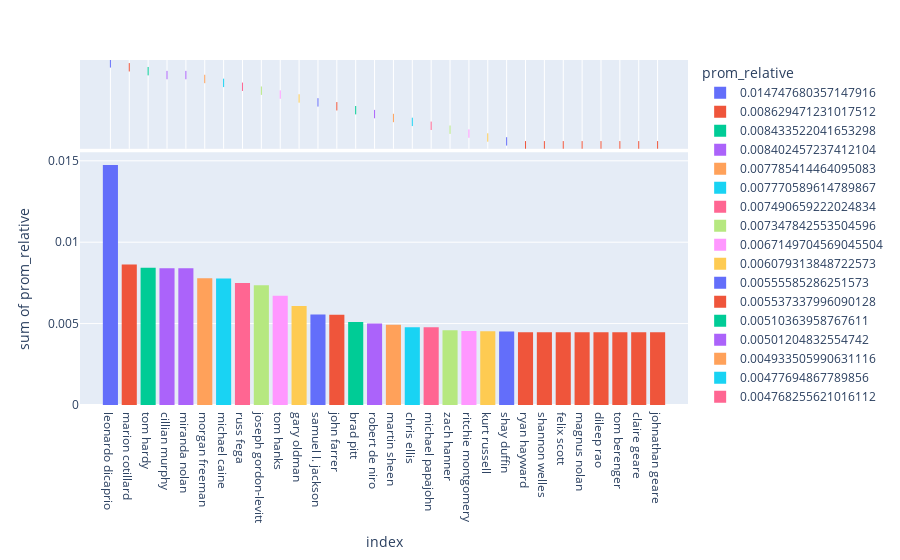

Notebook cell for this chart:
### Code cell
graf_actores(df)

### Figure 1 — Plotly figure (JSON) as saved in the notebook; plotly's stock layout.template omitted (floating-point values rounded to 4 significant figures)
{"data": [{"alignmentgroup": "True", "bingroup": "x", "histfunc": "sum", "hovertemplate": "prom_relative=0.014747680357147916<br>index=%{x}<br>sum of prom_relative=%{y}<extra></extra>", "legendgroup": "0.014747680357147916", "marker": {"color": "#636efa", "pattern": {"shape": ""}}, "name": "0.014747680357147916", "offsetgroup": "0.014747680357147916", "orientation": "v", "showlegend": true, "type": "histogram", "x": ["leonardo dicaprio"], "xaxis": "x", "y": [0.01475], "yaxis": "y"}, {"alignmentgroup": "True", "boxpoints": "all", "fillcolor": "rgba(255,255,255,0)", "hoveron": "points", "hovertemplate": "prom_relative=0.014747680357147916<br>index=%{x}<extra></extra>", "jitter": 0, "legendgroup": "0.014747680357147916", "line": {"color": "rgba(255,255,255,0)"}, "marker": {"color": "#636efa", "symbol": "line-ns-open"}, "name": "0.014747680357147916", "offsetgroup": "0.014747680357147916", "showlegend": false, "type": "box", "x": ["leonardo dicaprio"], "xaxis": "x2", "yaxis": "y2"}, {"alignmentgroup": "True", "bingroup": "x", "histfunc": "sum", "hovertemplate": "prom_relative=0.008629471231017512<br>index=%{x}<br>sum of prom_relative=%{y}<extra></extra>", "legendgroup": "0.008629471231017512", "marker": {"color": "#EF553B", "pattern": {"shape": ""}}, "name": "0.008629471231017512", "offsetgroup": "0.008629471231017512", "orientation": "v", "showlegend": true, "type": "histogram", "x": ["marion cotillard"], "xaxis": "x", "y": [0.008629], "yaxis": "y"}, {"alignmentgroup": "True", "boxpoints": "all", "fillcolor": "rgba(255,255,255,0)", "hoveron": "points", "hovertemplate": "prom_relative=0.008629471231017512<br>index=%{x}<extra></extra>", "jitter": 0, "legendgroup": "0.008629471231017512", "line": {"color": "rgba(255,255,255,0)"}, "marker": {"color": "#EF553B", "symbol": "line-ns-open"}, "name": "0.008629471231017512", "offsetgroup": "0.008629471231017512", "showlegend": false, "type": "box", "x": ["marion cotillard"], "xaxis": "x2", "yaxis": "y2"}, {"alignmentgroup": "True", "bingroup": "x", "histfunc": "sum", "hovertemplate": "prom_relative=0.008433522041653298<br>index=%{x}<br>sum of prom_relative=%{y}<extra></extra>", "legendgroup": "0.008433522041653298", "marker": {"color": "#00cc96", "pattern": {"shape": ""}}, "name": "0.008433522041653298", "offsetgroup": "0.008433522041653298", "orientation": "v", "showlegend": true, "type": "histogram", "x": ["tom hardy"], "xaxis": "x", "y": [0.008434], "yaxis": "y"}, {"alignmentgroup": "True", "boxpoints": "all", "fillcolor": "rgba(255,255,255,0)", "hoveron": "points", "hovertemplate": "prom_relative=0.008433522041653298<br>index=%{x}<extra></extra>", "jitter": 0, "legendgroup": "0.008433522041653298", "line": {"color": "rgba(255,255,255,0)"}, "marker": {"color": "#00cc96", "symbol": "line-ns-open"}, "name": "0.008433522041653298", "offsetgroup": "0.008433522041653298", "showlegend": false, "type": "box", "x": ["tom hardy"], "xaxis": "x2", "yaxis": "y2"}, {"alignmentgroup": "True", "bingroup": "x", "histfunc": "sum", "hovertemplate": "prom_relative=0.008402457237412104<br>index=%{x}<br>sum of prom_relative=%{y}<extra></extra>", "legendgroup": "0.008402457237412104", "marker": {"color": "#ab63fa", "pattern": {"shape": ""}}, "name": "0.008402457237412104", "offsetgroup": "0.008402457237412104", "orientation": "v", "showlegend": true, "type": "histogram", "x": ["cillian murphy", "miranda nolan"], "xaxis": "x", "y": [0.008402, 0.008402], "yaxis": "y"}, {"alignmentgroup": "True", "boxpoints": "all", "fillcolor": "rgba(255,255,255,0)", "hoveron": "points", "hovertemplate": "prom_relative=0.008402457237412104<br>index=%{x}<extra></extra>", "jitter": 0, "legendgroup": "0.008402457237412104", "line": {"color": "rgba(255,255,255,0)"}, "marker": {"color": "#ab63fa", "symbol": "line-ns-open"}, "name": "0.008402457237412104", "offsetgroup": "0.008402457237412104", "showlegend": false, "type": "box", "x": ["cillian murphy", "miranda nolan"], "xaxis": "x2", "yaxis": "y2"}, {"alignmentgroup": "True", "bingroup": "x", "histfunc": "sum", "hovertemplate": "prom_relative=0.007785414464095083<br>index=%{x}<br>sum of prom_relative=%{y}<extra></extra>", "legendgroup": "0.007785414464095083", "marker": {"color": "#FFA15A", "pattern": {"shape": ""}}, "name": "0.007785414464095083", "offsetgroup": "0.007785414464095083", "orientation": "v", "showlegend": true, "type": "histogram", "x": ["morgan freeman"], "xaxis": "x", "y": [0.007785], "yaxis": "y"}, {"alignmentgroup": "True", "boxpoints": "all", "fillcolor": "rgba(255,255,255,0)", "hoveron": "points", "hovertemplate": "prom_relative=0.007785414464095083<br>index=%{x}<extra></extra>", "jitter": 0, "legendgroup": "0.007785414464095083", "line": {"color": "rgba(255,255,255,0)"}, "marker": {"color": "#FFA15A", "symbol": "line-ns-open"}, "name": "0.007785414464095083", "offsetgroup": "0.007785414464095083", "showlegend": false, "type": "box", "x": ["morgan freeman"], "xaxis": "x2", "yaxis": "y2"}, {"alignmentgroup": "True", "bingroup": "x", "histfunc": "sum", "hovertemplate": "prom_relative=0.007770589614789867<br>index=%{x}<br>sum of prom_relative=%{y}<extra></extra>", "legendgroup": "0.007770589614789867", "marker": {"color": "#19d3f3", "pattern": {"shape": ""}}, "name": "0.007770589614789867", "offsetgroup": "0.007770589614789867", "orientation": "v", "showlegend": true, "type": "histogram", "x": ["michael caine"], "xaxis": "x", "y": [0.007771], "yaxis": "y"}, {"alignmentgroup": "True", "boxpoints": "all", "fillcolor": "rgba(255,255,255,0)", "hoveron": "points", "hovertemplate": "prom_relative=0.007770589614789867<br>index=%{x}<extra></extra>", "jitter": 0, "legendgroup": "0.007770589614789867", "line": {"color": "rgba(255,255,255,0)"}, "marker": {"color": "#19d3f3", "symbol": "line-ns-open"}, "name": "0.007770589614789867", "offsetgroup": "0.007770589614789867", "showlegend": false, "type": "box", "x": ["michael caine"], "xaxis": "x2", "yaxis": "y2"}, {"alignmentgroup": "True", "bingroup": "x", "histfunc": "sum", "hovertemplate": "prom_relative=0.007490659222024834<br>index=%{x}<br>sum of prom_relative=%{y}<extra></extra>", "legendgroup": "0.007490659222024834", "marker": {"color": "#FF6692", "pattern": {"shape": ""}}, "name": "0.007490659222024834", "offsetgroup": "0.007490659222024834", "orientation": "v", "showlegend": true, "type": "histogram", "x": ["russ fega"], "xaxis": "x", "y": [0.007491], "yaxis": "y"}, {"alignmentgroup": "True", "boxpoints": "all", "fillcolor": "rgba(255,255,255,0)", "hoveron": "points", "hovertemplate": "prom_relative=0.007490659222024834<br>index=%{x}<extra></extra>", "jitter": 0, "legendgroup": "0.007490659222024834", "line": {"color": "rgba(255,255,255,0)"}, "marker": {"color": "#FF6692", "symbol": "line-ns-open"}, "name": "0.007490659222024834", "offsetgroup": "0.007490659222024834", "showlegend": false, "type": "box", "x": ["russ fega"], "xaxis": "x2", "yaxis": "y2"}, {"alignmentgroup": "True", "bingroup": "x", "histfunc": "sum", "hovertemplate": "prom_relative=0.007347842553504596<br>index=%{x}<br>sum of prom_relative=%{y}<extra></extra>", "legendgroup": "0.007347842553504596", "marker": {"color": "#B6E880", "pattern": {"shape": ""}}, "name": "0.007347842553504596", "offsetgroup": "0.007347842553504596", "orientation": "v", "showlegend": true, "type": "histogram", "x": ["joseph gordon-levitt"], "xaxis": "x", "y": [0.007348], "yaxis": "y"}, {"alignmentgroup": "True", "boxpoints": "all", "fillcolor": "rgba(255,255,255,0)", "hoveron": "points", "hovertemplate": "prom_relative=0.007347842553504596<br>index=%{x}<extra></extra>", "jitter": 0, "legendgroup": "0.007347842553504596", "line": {"color": "rgba(255,255,255,0)"}, "marker": {"color": "#B6E880", "symbol": "line-ns-open"}, "name": "0.007347842553504596", "offsetgroup": "0.007347842553504596", "showlegend": false, "type": "box", "x": ["joseph gordon-levitt"], "xaxis": "x2", "yaxis": "y2"}, {"alignmentgroup": "True", "bingroup": "x", "histfunc": "sum", "hovertemplate": "prom_relative=0.0067149704569045504<br>index=%{x}<br>sum of prom_relative=%{y}<extra></extra>", "legendgroup": "0.0067149704569045504", "marker": {"color": "#FF97FF", "pattern": {"shape": ""}}, "name": "0.0067149704569045504", "offsetgroup": "0.0067149704569045504", "orientation": "v", "showlegend": true, "type": "histogram", "x": ["tom hanks"], "xaxis": "x", "y": [0.006715], "yaxis": "y"}, {"alignmentgroup": "True", "boxpoints": "all", "fillcolor": "rgba(255,255,255,0)", "hoveron": "points", "hovertemplate": "prom_relative=0.0067149704569045504<br>index=%{x}<extra></extra>", "jitter": 0, "legendgroup": "0.0067149704569045504", "line": {"color": "rgba(255,255,255,0)"}, "marker": {"color": "#FF97FF", "symbol": "line-ns-open"}, "name": "0.0067149704569045504", "offsetgroup": "0.0067149704569045504", "showlegend": false, "type": "box", "x": ["tom hanks"], "xaxis": "x2", "yaxis": "y2"}, {"alignmentgroup": "True", "bingroup": "x", "histfunc": "sum", "hovertemplate": "prom_relative=0.006079313848722573<br>index=%{x}<br>sum of prom_relative=%{y}<extra></extra>", "legendgroup": "0.006079313848722573", "marker": {"color": "#FECB52", "pattern": {"shape": ""}}, "name": "0.006079313848722573", "offsetgroup": "0.006079313848722573", "orientation": "v", "showlegend": true, "type": "histogram", "x": ["gary oldman"], "xaxis": "x", "y": [0.006079], "yaxis": "y"}, {"alignmentgroup": "True", "boxpoints": "all", "fillcolor": "rgba(255,255,255,0)", "hoveron": "points", "hovertemplate": "prom_relative=0.006079313848722573<br>index=%{x}<extra></extra>", "jitter": 0, "legendgroup": "0.006079313848722573", "line": {"color": "rgba(255,255,255,0)"}, "marker": {"color": "#FECB52", "symbol": "line-ns-open"}, "name": "0.006079313848722573", "offsetgroup": "0.006079313848722573", "showlegend": false, "type": "box", "x": ["gary oldman"], "xaxis": "x2", "yaxis": "y2"}, {"alignmentgroup": "True", "bingroup": "x", "histfunc": "sum", "hovertemplate": "prom_relative=0.00555585286251573<br>index=%{x}<br>sum of prom_relative=%{y}<extra></extra>", "legendgroup": "0.00555585286251573", "marker": {"color": "#636efa", "pattern": {"shape": ""}}, "name": "0.00555585286251573", "offsetgroup": "0.00555585286251573", "orientation": "v", "showlegend": true, "type": "histogram", "x": ["samuel l. jackson"], "xaxis": "x", "y": [0.005556], "yaxis": "y"}, {"alignmentgroup": "True", "boxpoints": "all", "fillcolor": "rgba(255,255,255,0)", "hoveron": "points", "hovertemplate": "prom_relative=0.00555585286251573<br>index=%{x}<extra></extra>", "jitter": 0, "legendgroup": "0.00555585286251573", "line": {"color": "rgba(255,255,255,0)"}, "marker": {"color": "#636efa", "symbol": "line-ns-open"}, "name": "0.00555585286251573", "offsetgroup": "0.00555585286251573", "showlegend": false, "type": "box", "x": ["samuel l. jackson"], "xaxis": "x2", "yaxis": "y2"}, {"alignmentgroup": "True", "bingroup": "x", "histfunc": "sum", "hovertemplate": "prom_relative=0.005537337996090128<br>index=%{x}<br>sum of prom_relative=%{y}<extra></extra>", "legendgroup": "0.005537337996090128", "marker": {"color": "#EF553B", "pattern": {"shape": ""}}, "name": "0.005537337996090128", "offsetgroup": "0.005537337996090128", "orientation": "v", "showlegend": true, "type": "histogram", "x": ["john farrer"], "xaxis": "x", "y": [0.005537], "yaxis": "y"}, {"alignmentgroup": "True", "boxpoints": "all", "fillcolor": "rgba(255,255,255,0)", "hoveron": "points", "hovertemplate": "prom_relative=0.005537337996090128<br>index=%{x}<extra></extra>", "jitter": 0, "legendgroup": "0.005537337996090128", "line": {"color": "rgba(255,255,255,0)"}, "marker": {"color": "#EF553B", "symbol": "line-ns-open"}, "name": "0.005537337996090128", "offsetgroup": "0.005537337996090128", "showlegend": false, "type": "box", "x": ["john farrer"], "xaxis": "x2", "yaxis": "y2"}, {"alignmentgroup": "True", "bingroup": "x", "histfunc": "sum", "hovertemplate": "prom_relative=0.00510363958767611<br>index=%{x}<br>sum of prom_relative=%{y}<extra></extra>", "legendgroup": "0.00510363958767611", "marker": {"color": "#00cc96", "pattern": {"shape": ""}}, "name": "0.00510363958767611", "offsetgroup": "0.00510363958767611", "orientation": "v", "showlegend": true, "type": "histogram", "x": ["brad pitt"], "xaxis": "x", "y": [0.005104], "yaxis": "y"}, {"alignmentgroup": "True", "boxpoints": "all", "fillcolor": "rgba(255,255,255,0)", "hoveron": "points", "hovertemplate": "prom_relative=0.00510363958767611<br>index=%{x}<extra></extra>", "jitter": 0, "legendgroup": "0.00510363958767611", "line": {"color": "rgba(255,255,255,0)"}, "marker": {"color": "#00cc96", "symbol": "line-ns-open"}, "name": "0.00510363958767611", "offsetgroup": "0.00510363958767611", "showlegend": false, "type": "box", "x": ["brad pitt"], "xaxis": "x2", "yaxis": "y2"}, {"alignmentgroup": "True", "bingroup": "x", "histfunc": "sum", "hovertemplate": "prom_relative=0.00501204832554742<br>index=%{x}<br>sum of prom_relative=%{y}<extra></extra>", "legendgroup": "0.00501204832554742", "marker": {"color": "#ab63fa", "pattern": {"shape": ""}}, "name": "0.00501204832554742", "offsetgroup": "0.00501204832554742", "orientation": "v", "showlegend": true, "type": "histogram", "x": ["robert de niro"], "xaxis": "x", "y": [0.005012], "yaxis": "y"}, {"alignmentgroup": "True", "boxpoints": "all", "fillcolor": "rgba(255,255,255,0)", "hoveron": "points", "hovertemplate": "prom_relative=0.00501204832554742<br>index=%{x}<extra></extra>", "jitter": 0, "legendgroup": "0.00501204832554742", "line": {"color": "rgba(255,255,255,0)"}, "marker": {"color": "#ab63fa", "symbol": "line-ns-open"}, "name": "0.00501204832554742", "offsetgroup": "0.00501204832554742", "showlegend": false, "type": "box", "x": ["robert de niro"], "xaxis": "x2", "yaxis": "y2"}, {"alignmentgroup": "True", "bingroup": "x", "histfunc": "sum", "hovertemplate": "prom_relative=0.004933505990631116<br>index=%{x}<br>sum of prom_relative=%{y}<extra></extra>", "legendgroup": "0.004933505990631116", "marker": {"color": "#FFA15A", "pattern": {"shape": ""}}, "name": "0.004933505990631116", "offsetgroup": "0.004933505990631116", "orientation": "v", "showlegend": true, "type": "histogram", "x": ["martin sheen"], "xaxis": "x", "y": [0.004934], "yaxis": "y"}, {"alignmentgroup": "True", "boxpoints": "all", "fillcolor": "rgba(255,255,255,0)", "hoveron": "points", "hovertemplate": "prom_relative=0.004933505990631116<br>index=%{x}<extra></extra>", "jitter": 0, "legendgroup": "0.004933505990631116", "line": {"color": "rgba(255,255,255,0)"}, "marker": {"color": "#FFA15A", "symbol": "line-ns-open"}, "name": "0.004933505990631116", "offsetgroup": "0.004933505990631116", "showlegend": false, "type": "box", "x": ["martin sheen"], "xaxis": "x2", "yaxis": "y2"}, {"alignmentgroup": "True", "bingroup": "x", "histfunc": "sum", "hovertemplate": "prom_relative=0.00477694867789856<br>index=%{x}<br>sum of prom_relative=%{y}<extra></extra>", "legendgroup": "0.00477694867789856", "marker": {"color": "#19d3f3", "pattern": {"shape": ""}}, "name": "0.00477694867789856", "offsetgroup": "0.00477694867789856", "orientation": "v", "showlegend": true, "type": "histogram", "x": ["chris ellis"], "xaxis": "x", "y": [0.004777], "yaxis": "y"}, {"alignmentgroup": "True", "boxpoints": "all", "fillcolor": "rgba(255,255,255,0)", "hoveron": "points", "hovertemplate": "prom_relative=0.00477694867789856<br>index=%{x}<extra></extra>", "jitter": 0, "legendgroup": "0.00477694867789856", "line": {"color": "rgba(255,255,255,0)"}, "marker": {"color": "#19d3f3", "symbol": "line-ns-open"}, "name": "0.00477694867789856", "offsetgroup": "0.00477694867789856", "showlegend": false, "type": "box", "x": ["chris ellis"], "xaxis": "x2", "yaxis": "y2"}, {"alignmentgroup": "True", "bingroup": "x", "histfunc": "sum", "hovertemplate": "prom_relative=0.004768255621016112<br>index=%{x}<br>sum of prom_relative=%{y}<extra></extra>", "legendgroup": "0.004768255621016112", "marker": {"color": "#FF6692", "pattern": {"shape": ""}}, "name": "0.004768255621016112", "offsetgroup": "0.004768255621016112", "orientation": "v", "showlegend": true, "type": "histogram", "x": ["michael papajohn"], "xaxis": "x", "y": [0.004768], "yaxis": "y"}, {"alignmentgroup": "True", "boxpoints": "all", "fillcolor": "rgba(255,255,255,0)", "hoveron": "points", "hovertemplate": "prom_relative=0.004768255621016112<br>index=%{x}<extra></extra>", "jitter": 0, "legendgroup": "0.004768255621016112", "line": {"color": "rgba(255,255,255,0)"}, "marker": {"color": "#FF6692", "symbol": "line-ns-open"}, "name": "0.004768255621016112", "offsetgroup": "0.004768255621016112", "showlegend": false, "type": "box", "x": ["michael papajohn"], "xaxis": "x2", "yaxis": "y2"}, {"alignmentgroup": "True", "bingroup": "x", "histfunc": "sum", "hovertemplate": "prom_relative=0.004591854065566698<br>index=%{x}<br>sum of prom_relative=%{y}<extra></extra>", "legendgroup": "0.004591854065566698", "marker": {"color": "#B6E880", "pattern": {"shape": ""}}, "name": "0.004591854065566698", "offsetgroup": "0.004591854065566698", "orientation": "v", "showlegend": true, "type": "histogram", "x": ["zach hanner"], "xaxis": "x", "y": [0.004592], "yaxis": "y"}, {"alignmentgroup": "True", "boxpoints": "all", "fillcolor": "rgba(255,255,255,0)", "hoveron": "points", "hovertemplate": "prom_relative=0.004591854065566698<br>index=%{x}<extra></extra>", "jitter": 0, "legendgroup": "0.004591854065566698", "line": {"color": "rgba(255,255,255,0)"}, "marker": {"color": "#B6E880", "symbol": "line-ns-open"}, "name": "0.004591854065566698", "offsetgroup": "0.004591854065566698", "showlegend": false, "type": "box", "x": ["zach hanner"], "xaxis": "x2", "yaxis": "y2"}, {"alignmentgroup": "True", "bingroup": "x", "histfunc": "sum", "hovertemplate": "prom_relative=0.0045431963848668365<br>index=%{x}<br>sum of prom_relative=%{y}<extra></extra>", "legendgroup": "0.0045431963848668365", "marker": {"color": "#FF97FF", "pattern": {"shape": ""}}, "name": "0.0045431963848668365", "offsetgroup": "0.0045431963848668365", "orientation": "v", "showlegend": true, "type": "histogram", "x": ["ritchie montgomery"], "xaxis": "x", "y": [0.004543], "yaxis": "y"}, {"alignmentgroup": "True", "boxpoints": "all", "fillcolor": "rgba(255,255,255,0)", "hoveron": "points", "hovertemplate": "prom_relative=0.0045431963848668365<br>index=%{x}<extra></extra>", "jitter": 0, "legendgroup": "0.0045431963848668365", "line": {"color": "rgba(255,255,255,0)"}, "marker": {"color": "#FF97FF", "symbol": "line-ns-open"}, "name": "0.0045431963848668365", "offsetgroup": "0.0045431963848668365", "showlegend": false, "type": "box", "x": ["ritchie montgomery"], "xaxis": "x2", "yaxis": "y2"}, {"alignmentgroup": "True", "bingroup": "x", "histfunc": "sum", "hovertemplate": "prom_relative=0.004528972928607295<br>index=%{x}<br>sum of prom_relative=%{y}<extra></extra>", "legendgroup": "0.004528972928607295", "marker": {"color": "#FECB52", "pattern": {"shape": ""}}, "name": "0.004528972928607295", "offsetgroup": "0.004528972928607295", "orientation": "v", "showlegend": true, "type": "histogram", "x": ["kurt russell"], "xaxis": "x", "y": [0.004529], "yaxis": "y"}, {"alignmentgroup": "True", "boxpoints": "all", "fillcolor": "rgba(255,255,255,0)", "hoveron": "points", "hovertemplate": "prom_relative=0.004528972928607295<br>index=%{x}<extra></extra>", "jitter": 0, "legendgroup": "0.004528972928607295", "line": {"color": "rgba(255,255,255,0)"}, "marker": {"color": "#FECB52", "symbol": "line-ns-open"}, "name": "0.004528972928607295", "offsetgroup": "0.004528972928607295", "showlegend": false, "type": "box", "x": ["kurt russell"], "xaxis": "x2", "yaxis": "y2"}, {"alignmentgroup": "True", "bingroup": "x", "histfunc": "sum", "hovertemplate": "prom_relative=0.004506819637336207<br>index=%{x}<br>sum of prom_relative=%{y}<extra></extra>", "legendgroup": "0.004506819637336207", "marker": {"color": "#636efa", "pattern": {"shape": ""}}, "name": "0.004506819637336207", "offsetgroup": "0.004506819637336207", "orientation": "v", "showlegend": true, "type": "histogram", "x": ["shay duffin"], "xaxis": "x", "y": [0.004507], "yaxis": "y"}, {"alignmentgroup": "True", "boxpoints": "all", "fillcolor": "rgba(255,255,255,0)", "hoveron": "points", "hovertemplate": "prom_relative=0.004506819637336207<br>index=%{x}<extra></extra>", "jitter": 0, "legendgroup": "0.004506819637336207", "line": {"color": "rgba(255,255,255,0)"}, "marker": {"color": "#636efa", "symbol": "line-ns-open"}, "name": "0.004506819637336207", "offsetgroup": "0.004506819637336207", "showlegend": false, "type": "box", "x": ["shay duffin"], "xaxis": "x2", "yaxis": "y2"}, {"alignmentgroup": "True", "bingroup": "x", "histfunc": "sum", "hovertemplate": "prom_relative=0.0044659353436197905<br>index=%{x}<br>sum of prom_relative=%{y}<extra></extra>", "legendgroup": "0.0044659353436197905", "marker": {"color": "#EF553B", "pattern": {"shape": ""}}, "name": "0.0044659353436197905", "offsetgroup": "0.0044659353436197905", "orientation": "v", "showlegend": true, "type": "histogram", "x": ["ryan hayward", "shannon welles", "felix scott", "magnus nolan", "dileep rao", "tom berenger", "claire geare", "johnathan geare"], "xaxis": "x", "y": [0.004466, 0.004466, 0.004466, 0.004466, 0.004466, 0.004466, 0.004466, 0.004466], "yaxis": "y"}, {"alignmentgroup": "True", "boxpoints": "all", "fillcolor": "rgba(255,255,255,0)", "hoveron": "points", "hovertemplate": "prom_relative=0.0044659353436197905<br>index=%{x}<extra></extra>", "jitter": 0, "legendgroup": "0.0044659353436197905", "line": {"color": "rgba(255,255,255,0)"}, "marker": {"color": "#EF553B", "symbol": "line-ns-open"}, "name": "0.0044659353436197905", "offsetgroup": "0.0044659353436197905", "showlegend": false, "type": "box", "x": ["ryan hayward", "shannon welles", "felix scott", "magnus nolan", "dileep rao", "tom berenger", "claire geare", "johnathan geare"], "xaxis": "x2", "yaxis": "y2"}], "layout": {"barmode": "relative", "legend": {"title": {"text": "prom_relative"}, "tracegroupgap": 0}, "margin": {"t": 60}, "xaxis": {"anchor": "y", "domain": [0, 1], "title": {"text": "index"}}, "xaxis2": {"anchor": "y2", "domain": [0, 1], "matches": "x", "showgrid": true, "showticklabels": false}, "yaxis": {"anchor": "x", "categoryarray": [0.004466, 0.004507, 0.004529, 0.004543, 0.004592, 0.004768, 0.004777, 0.004934, 0.005012, 0.005104, 0.005537, 0.005556, 0.006079, 0.006715, 0.007348, 0.007491, 0.007771, 0.007785, 0.008402, 0.008434, 0.008629, 0.01475], "categoryorder": "array", "domain": [0, 0.7326], "title": {"text": "sum of prom_relative"}}, "yaxis2": {"anchor": "x2", "categoryarray": [0.004466, 0.004507, 0.004529, 0.004543, 0.004592, 0.004768, 0.004777, 0.004934, 0.005012, 0.005104, 0.005537, 0.005556, 0.006079, 0.006715, 0.007348, 0.007491, 0.007771, 0.007785, 0.008402, 0.008434, 0.008629, 0.01475], "categoryorder": "array", "domain": [0.7426, 1], "matches": "y2", "showgrid": false, "showline": false, "showticklabels": false, "ticks": ""}}}
